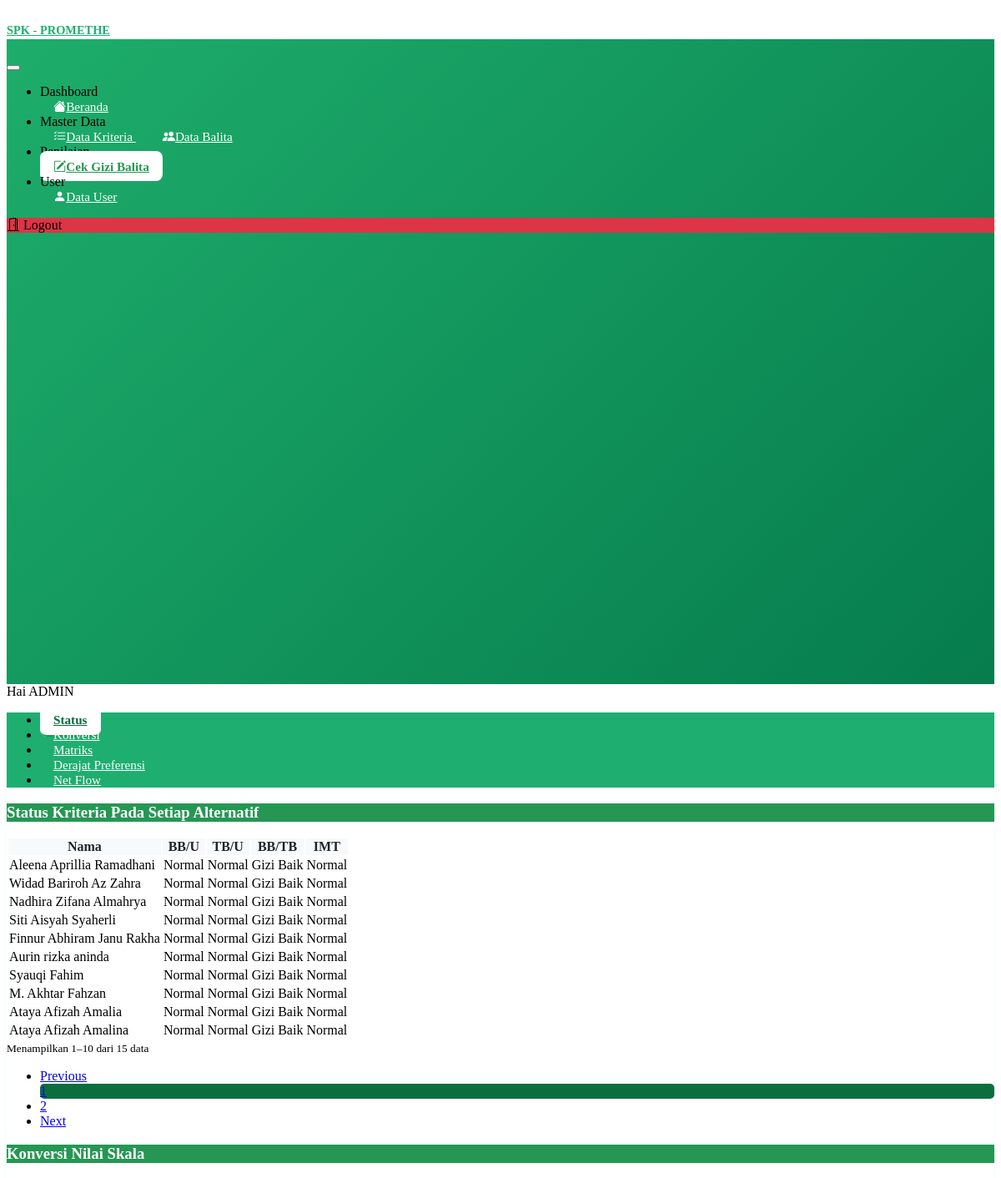
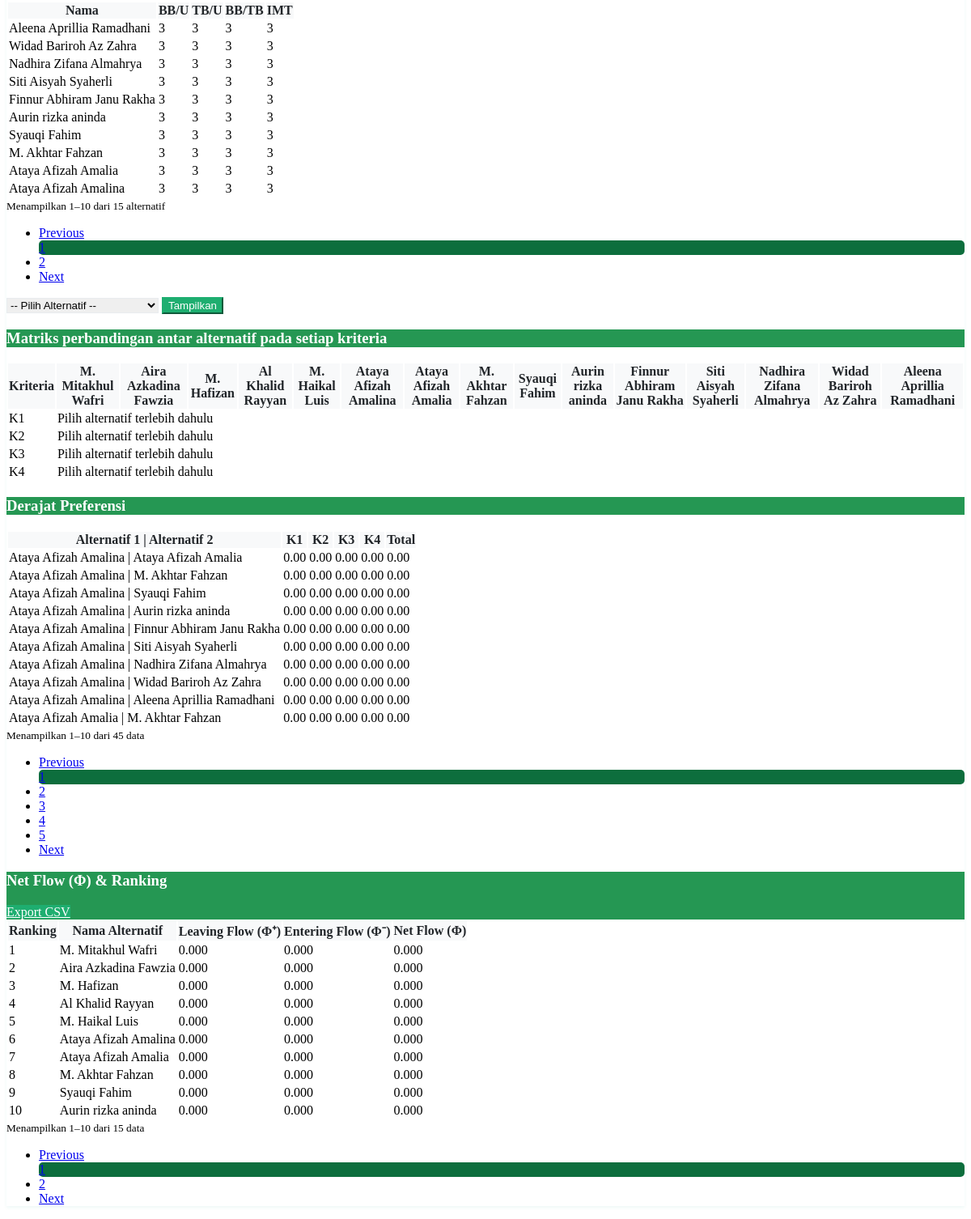
Screenshot of /views/cek-gizi.php (signed in) with the database file from the repository (2 pictures, top to bottom).
### tables this page shows
CREATE TABLE `alternatif` (
  `id` int NOT NULL,
  `nama` varchar(255) NOT NULL,
  `sex` enum('L','P') NOT NULL,
  `tgl_timbang` date NOT NULL,
  `tgl_lahir` date NOT NULL,
  `umur` int NOT NULL,
  `bb` float(8,2) NOT NULL,
  `tb` float(8,2) NOT NULL,
  `z_score_bb_u` decimal(6,3) DEFAULT NULL,
  `z_score_tb_u` decimal(6,3) DEFAULT NULL,
  `z_score_bb_tb` decimal(6,3) DEFAULT NULL,
  `status_bb_u` varchar(50) DEFAULT NULL,
  `status_tb_u` varchar(50) DEFAULT NULL,
  `status_bb_tb` varchar(50) DEFAULT NULL,
  `imt` decimal(6,3) DEFAULT NULL,
  `z_score_imt` float DEFAULT NULL,
  `status_imt` varchar(255) NOT NULL
);

### script/helpers.php (called while the page is built, shortened)
<?php
if (!function_exists('getNilaiSkala')) {
    function getNilaiSkala($koneksi, $namaSub) {
        $namaSub = $koneksi->real_escape_string($namaSub);
        $result = $koneksi->query("SELECT nilai_skala FROM sub_kriteria WHERE nama = '$namaSub' LIMIT 1");
        if ($result && $row = $result->fetch_assoc()) {
            return (float)$row['nilai_skala'];
        }
        return 0;
    }
}

### views/components/cek-gizi/status-alternatif.php (the view, shortened to what this page needs)
<?php
include '../koneksi.php';
$limit = 10;
$page_status = isset($_GET['page_status']) ? (int) $_GET['page_status'] : 1;
$offset = ($page_status - 1) * $limit;
$total_data = $koneksi->query("SELECT COUNT(*) as total FROM alternatif")->fetch_assoc()['total'];
$total_pages = ceil($total_data / $limit);
$data = $koneksi->query("SELECT * FROM alternatif ORDER BY id DESC LIMIT $limit OFFSET $offset");
?>
<div class="card-header bg-success text-white d-flex justify-content-between align-items-center">
    <h3 class="m-0">Status Kriteria Pada Setiap Alternatif</h3>
</div>
<div class="table-responsive">
    <table class="table align-middle table-hover m-0">
        <thead class="table-light">
            <tr>
                <th >Nama</th>
               <th>BB/U</th>
                <th>TB/U</th>
                <th>BB/TB</th>
                <th>IMT</th>
            </tr>
        </thead>
        <tbody>
            <?php if ($data->num_rows === 0): ?>
                <tr>
                    <td colspan="18" class="text-center text-muted py-3">Belum ada data</td>
                </tr>
                <?php else: $no = $offset + 1;
                while ($row = $data->fetch_assoc()): ?>
                    <tr>
                        <td><?= htmlspecialchars($row['nama'] ?: 'Null') ?></td>
                        <td><?= htmlspecialchars($row['status_tb_u'] ?: 'Null') ?></td>
                        <td><?= htmlspecialchars($row['status_bb_u'] ?: 'Null') ?></td>
                        <td><?= htmlspecialchars($row['status_bb_tb'] ?: 'Null') ?></td>
                        <td><?= htmlspecialchars($row['status_imt'] ?: 'Null') ?></td>
                    </tr>
            <?php endwhile;
            endif; ?>
        </tbody>
    </table>
</div>
<div class="d-flex justify-content-between align-items-center px-3">
    <?php
    $start = $offset + 1;
    $end = $offset + $data->num_rows;
    ?>
    <?php if ($total_data > 0): ?>
        <div class="px-3 pt-2">
            <small class="text-muted">Menampilkan <?= $start ?>–<?= $end ?> dari <?= $total_data ?> data</small>
        </div>
    <?php endif; ?>
    <?php if ($total_pages > 1): ?>
        <nav>
            <ul class="pagination justify-content-end my-3 px-3">
                <li class="page-item <?= $page_status <= 1 ? 'disabled' : '' ?>">
                    <a class="page-link" href="?tab=status&page_status=<?= $page_status - 1 ?>">Previous</a>
                </li>
                <?php for ($i = 1; $i <= $total_pages; $i++): ?>
                    <li class="page-item <?= $i == $page_status ? 'active' : '' ?>">
                        <a class="page-link" href="?tab=status&page_status=<?= $i ?>"><?= $i ?></a>
                    </li>
                <?php endfor; ?>
                <li class="page-item <?= $page_ >= $total_pages ? 'disabled' : '' ?>">
                    <a class="page-link" href="?tab=status&page_status=<?= $page_status + 1 ?>">Next</a>
                </li>
            </ul>
        </nav>
    <?php endif; ?>
</div>

### views/components/cek-gizi/konversi-skala.php (shortened to what this page needs)
<?php
include '../koneksi.php';
include_once __DIR__ . '/../../../script/helpers.php';
$limit = 10;
$page_skala = isset($_GET['page_skala']) ? (int) $_GET['page_skala'] : 1;
$offset = ($page_skala - 1) * $limit;
$total_alternatif = $koneksi->query("SELECT COUNT(*) AS total FROM alternatif")->fetch_assoc()['total'];
$total_page_skala = ceil($total_alternatif / $limit);
$alternatif = $koneksi->query("SELECT * FROM alternatif ORDER BY id DESC LIMIT $limit OFFSET $offset");
while ($row = $alternatif->fetch_assoc()) {
    $id_alt = $row['id'];
    $k1 = getNilaiSkala($koneksi, $row['status_tb_u']);
    $k2 = getNilaiSkala($koneksi, $row['status_bb_u']);
    $k3 = getNilaiSkala($koneksi, $row['status_bb_tb']);
    $k4 = getNilaiSkala($koneksi, $row['status_imt']);
    $koneksi->query("
        INSERT INTO konversi_nilai (alternatif_id, k1, k2, k3, k4)
        VALUES ($id_alt, '$k1', '$k2', '$k3', '$k4')
        ON DUPLICATE KEY UPDATE
            k1='$k1', k2='$k2', k3='$k3', k4='$k4'
    ");
}
?>
<div class="card-header bg-success text-white d-flex justify-content-between align-items-center">
    <h3 class="m-0">Konversi Nilai Skala</h3>
</div>
<div class="table-responsive">
    <table class="table align-middle table-hover m-0">
        <thead class="table-light">
            <tr>
                <th>Nama</th>
                <th>BB/U</th>
                <th>TB/U</th>
                <th>BB/TB</th>
                <th>IMT</th>
            </tr>
        </thead>
        <tbody>
            <?php
            $alternatif->data_seek(0);
            if ($alternatif->num_rows === 0): ?>
                <tr>
                    <td colspan="5" class="text-center text-muted py-3">Belum ada alternatif</td>
                </tr>
            <?php else: $no = $offset + 1; ?>
                <?php while ($row = $alternatif->fetch_assoc()): ?>
                    <?php
                        $k1 = getNilaiSkala($koneksi, $row['status_tb_u']);
                        $k2 = getNilaiSkala($koneksi, $row['status_bb_u']);
                        $k3 = getNilaiSkala($koneksi, $row['status_bb_tb']);
                        $k4 = getNilaiSkala($koneksi, $row['status_imt']);
                    ?>
                    <tr>
                        <td><?= htmlspecialchars($row['nama'] ?: 'Null') ?></td>
                        <td><?= htmlspecialchars($k1) ?></td>
                        <td><?= htmlspecialchars($k2) ?></td>
                        <td><?= htmlspecialchars($k3) ?></td>
                        <td><?= htmlspecialchars($k4) ?></td>
                    </tr>
                <?php endwhile; ?>
            <?php endif; ?>
        </tbody>
    </table>
</div>
<div class="d-flex justify-content-between align-items-center px-3">
    <?php
    $start = $offset + 1;
    $end = $offset + ($alternatif->num_rows ?? 0);
    ?>
    <?php if ($total_alternatif > 0): ?>
        <div class="px-3 pt-2">
            <small class="text-muted">Menampilkan <?= $start ?>–<?= $end ?> dari <?= $total_alternatif ?> alternatif</small>
        </div>
    <?php endif; ?>
    <?php if ($total_page_skala > 1): ?>
        <nav>
            <ul class="pagination justify-content-end my-3 px-3">
                <li class="page-item <?= $page_skala <= 1 ? 'disabled' : '' ?>">
                    <a class="page-link" href="?tab=konversi&page_skala=<?= $page_skala - 1 ?>">Previous</a>
                </li>
                <?php for ($i = 1; $i <= $total_page_skala; $i++): ?>
                    <li class="page-item <?= $i == $page_skala ? 'active' : '' ?>">
                        <a class="page-link" href="?tab=konversi&page_skala=<?= $i ?>"><?= $i ?></a>
                    </li>
                <?php endfor; ?>
                <li class="page-item <?= $page_skala >= $total_page_skala ? 'disabled' : '' ?>">
                    <a class="page-link" href="?tab=konversi&page_skala=<?= $page_skala + 1 ?>">Next</a>
                </li>
            </ul>
        </nav>
    <?php endif; ?>
</div>

### views/components/cek-gizi/matriks-perbandingan.php (shortened to what this page needs)
<?php
include '../koneksi.php';
$alternatif = $koneksi->query("SELECT * FROM alternatif ORDER BY id ASC")->fetch_all(MYSQLI_ASSOC);
$selected_id = isset($_GET['selected']) ? (int)$_GET['selected'] : 0;
$konversi = [];
$result = $koneksi->query("SELECT * FROM konversi_nilai ORDER BY id ASC");
while($row = $result->fetch_assoc()) {
    $konversi[$row['alternatif_id']] = $row;
}
$kriteria = ['k1','k2','k3','k4'];
?>
<form method="GET" class="px-3 my-3">
    <select name="selected" class="form-select w-auto d-inline">
        <option value="">-- Pilih Alternatif --</option>
    </select>
    <button type="submit" class="btn btn-success">Tampilkan</button>
</form>
 <div class="card-header bg-success text-white d-flex justify-content-between align-items-center">
    <h3 class="m-0">Matriks perbandingan antar alternatif pada setiap kriteria</h3>
</div>
<div class="table-responsive px-3">
    <table class="table table-hover align-middle">
        <thead class="table-light">
            <tr>
                <th>Kriteria</th>
                <?php
                foreach($alternatif as $alt):
                    echo "<th>{$alt['nama']}</th>";
                endforeach;
                ?>
            </tr>
        </thead>
        <tbody>
            <?php foreach($kriteria as $k): ?>
                <tr>
                    <td><?= strtoupper($k) ?></td>
                    <?php
                    if($selected_id && isset($konversi[$selected_id])):
                        $base = $konversi[$selected_id][$k];
                        foreach($alternatif as $alt):
                            if($alt['id'] == $selected_id) continue;
                            $val = $konversi[$alt['id']][$k] ?? 0;
                            $selisih = $base - $val;
                            echo "<td>".number_format($selisih,2)."</td>";
                        endforeach;
                    else:
                        echo "<td colspan='".(count($alternatif)-1)."'>Pilih alternatif terlebih dahulu</td>";
                    endif;
                    ?>
                </tr>
            <?php endforeach; ?>
        </tbody>
    </table>
</div>

### views/components/cek-gizi/net-flow.php (shortened to what this page needs)
<?php
include '../koneksi.php';
$limit = 10;
$page_net = isset($_GET['page_net']) ? (int)$_GET['page_net'] : 1;
$offset = ($page_net - 1) * $limit;
$total_result = $koneksi->query("SELECT COUNT(*) as total FROM alternatif");
$total_data = $total_result->fetch_assoc()['total'];
$total_pages = ceil($total_data / $limit);
$all_alternatif_result = $koneksi->query("SELECT id FROM alternatif");
$all_alternatif = [];
while ($row = $all_alternatif_result->fetch_assoc()) {
    $all_alternatif[] = $row['id'];
}
$total_alternatif = count($all_alternatif);
$flows = [];
foreach ($all_alternatif as $id) {
    $res1 = $koneksi->query("SELECT SUM(nilai) as total FROM derajat_preferensi WHERE alternatif_1_id = $id");
    if (!$res1) {
        echo "";
        $leaving = 0;
    } else {
        $row1 = $res1->fetch_assoc();
        $leaving = ($row1['total'] ?? 0) / ($total_alternatif - 1 > 0 ? $total_alternatif - 1 : 1);
    }
    $res2 = $koneksi->query("SELECT SUM(nilai) as total FROM derajat_preferensi WHERE alternatif_2_id = $id");
    if (!$res2) {
        echo "";
        $entering = 0;
    } else {
        $row2 = $res2->fetch_assoc();
        $entering = ($row2['total'] ?? 0) / ($total_alternatif - 1 > 0 ? $total_alternatif - 1 : 1);
    }
    $net = $leaving - $entering;
    $flows[$id] = [
        'leaving' => $leaving,
        'entering' => $entering,
        'net' => $net,
    ];
}
uasort($flows, function($a, $b) {
    return $b['net'] <=> $a['net'];
});
$sorted_ids = array_keys($flows);
$paginated_ids = array_slice($sorted_ids, $offset, $limit);
$data_for_display = [];
foreach ($paginated_ids as $id) {
    $result = $koneksi->query("SELECT id, nama FROM alternatif WHERE id = $id");
    if ($result && $result->num_rows > 0) {
        $data_for_display[] = $result->fetch_assoc();
    }
}
?>
<div class="card-header bg-success text-white d-flex justify-content-between align-items-center">
    <h3 class="m-0">Net Flow (Φ) & Ranking</h3>
    <div class="mb-3 px-3">
    <a href="/script/export-csv.php" class="btn btn-sm btn-primary">Export CSV</a>
</div>
</div>
<div class="table-responsive">
    <table class="table align-middle table-hover m-0">
        <thead class="table-light">
            <tr>
                <th>Ranking</th>
                <th>Nama Alternatif</th>
                <th>Leaving Flow (Φ⁺)</th>
                <th>Entering Flow (Φ⁻)</th>
                <th>Net Flow (Φ)</th>
            </tr>
        </thead>
        <tbody>
            <?php if ($total_data === 0): ?>
                <tr>
                    <td colspan="5" class="text-center text-danger py-3">
                        <strong>⚠️ Tidak ada data di tabel alternatif</strong>
                    </td>
                </tr>
            <?php else:
                foreach ($data_for_display as $row):
                    $id = $row['id'];
                    $flow = $flows[$id] ?? ['leaving'=>0,'entering'=>0,'net'=>0,'rank'=>'-'];
            ?>
                <tr>
                    <td><?= $flow['rank'] ?></td>
                    <td><?= htmlspecialchars($row['nama'] ?: 'Null') ?></td>
                    <td><?= number_format($flow['leaving'], 3) ?></td>
                    <td><?= number_format($flow['entering'], 3) ?></td>
                    <td><?= number_format($flow['net'], 3) ?></td>
                </tr>
            <?php endforeach; ?>
            <?php endif; ?>
        </tbody>
    </table>
</div>
<div class="d-flex justify-content-between align-items-center px-3">
    <?php
    $start = $offset + 1;
    $end = $offset + $data->num_rows;
    ?>
    <?php if ($total_data > 0): ?>
        <div class="px-3 pt-2">
            <small class="text-muted">Menampilkan <?= $start ?>–<?= $end ?> dari <?= $total_data ?> data</small>
        </div>
    <?php endif; ?>
    <?php if ($total_pages > 1): ?>
        <nav>
            <ul class="pagination justify-content-end my-3 px-3">
                <li class="page-item <?= $page_net <= 1 ? 'disabled' : '' ?>">
                    <a class="page-link" href="?tab=net-flow&page_net=<?= $page_net - 1 ?>">Previous</a>
                </li>
                <?php for ($i = 1; $i <= $total_pages; $i++): ?>
                    <li class="page-item <?= $i == $page_net ? 'active' : '' ?>">
                        <a class="page-link" href="?tab=net-flow&page_net=<?= $i ?>"><?= $i ?></a>
                    </li>
                <?php endfor; ?>
                <li class="page-item <?= $page_net >= $total_pages ? 'disabled' : '' ?>">
                    <a class="page-link" href="?tab=net-flow&page_net=<?= $page_net + 1 ?>">Next</a>
                </li>
            </ul>
        </nav>
    <?php endif; ?>
</div>

### rows the page displays
alternatif: nama "Aleena Aprillia Ramadhani", status_tb_u "Normal", status_bb_u "Normal", status_bb_tb "Gizi Baik", status_imt "Normal", k1 "3", k2 "3", k3 "3", k4 "3"
alternatif: nama "Widad Bariroh Az Zahra", status_tb_u "Normal", status_bb_u "Normal", status_bb_tb "Gizi Baik", status_imt "Normal", k1 "3", k2 "3", k3 "3", k4 "3"
alternatif: nama "Nadhira Zifana Almahrya", status_tb_u "Normal", status_bb_u "Normal", status_bb_tb "Gizi Baik", status_imt "Normal", k1 "3", k2 "3", k3 "3", k4 "3"
alternatif: nama "Siti Aisyah Syaherli", status_tb_u "Normal", status_bb_u "Normal", status_bb_tb "Gizi Baik", status_imt "Normal", k1 "3", k2 "3", k3 "3", k4 "3"
alternatif: nama "Finnur Abhiram Janu Rakha", status_tb_u "Normal", status_bb_u "Normal", status_bb_tb "Gizi Baik", status_imt "Normal", k1 "3", k2 "3", k3 "3", k4 "3"
alternatif: nama "Aurin rizka aninda", status_tb_u "Normal", status_bb_u "Normal", status_bb_tb "Gizi Baik", status_imt "Normal", k1 "3", k2 "3", k3 "3", k4 "3", id "10", leaving "0.000", entering "0.000", net "0.000"
alternatif: nama "Syauqi Fahim", status_tb_u "Normal", status_bb_u "Normal", status_bb_tb "Gizi Baik", status_imt "Normal", k1 "3", k2 "3", k3 "3", k4 "3", id "9", leaving "0.000", entering "0.000", net "0.000"
alternatif: nama "M. Akhtar Fahzan", status_tb_u "Normal", status_bb_u "Normal", status_bb_tb "Gizi Baik", status_imt "Normal", k1 "3", k2 "3", k3 "3", k4 "3", id "8", leaving "0.000", entering "0.000", net "0.000"
alternatif: nama "Ataya Afizah Amalia", status_tb_u "Normal", status_bb_u "Normal", status_bb_tb "Gizi Baik", status_imt "Normal", k1 "3", k2 "3", k3 "3", k4 "3", id "7", leaving "0.000", entering "0.000", net "0.000"
alternatif: nama "Ataya Afizah Amalina", status_tb_u "Normal", status_bb_u "Normal", status_bb_tb "Gizi Baik", status_imt "Normal", k1 "3", k2 "3", k3 "3", k4 "3", id "6", leaving "0.000", entering "0.000", net "0.000"
alternatif: nama "M. Mitakhul Wafri", id "1", leaving "0.000", entering "0.000", net "0.000"
alternatif: nama "Aira Azkadina Fawzia", id "2", leaving "0.000", entering "0.000", net "0.000"
alternatif: nama "M. Hafizan", id "3", leaving "0.000", entering "0.000", net "0.000"
alternatif: nama "Al Khalid Rayyan", id "4", leaving "0.000", entering "0.000", net "0.000"
alternatif: nama "M. Haikal Luis", id "5", leaving "0.000", entering "0.000", net "0.000"

### other values shown
$name "ADMIN"
$start "1"
$end "10"
$total_data "15"
$total_alternatif "15"
$k "K1"
$k "K2"
$k "K3"
$k "K4"
$row['alternatif1'] . ' | ' . $row['alternatif2'] "Ataya Afizah Amalina | Ataya Afizah Amalia"
$row['k1'] "0.00"
$row['k2'] "0.00"
$row['k3'] "0.00"
$row['k4'] "0.00"
$row['total'] "0.00"
